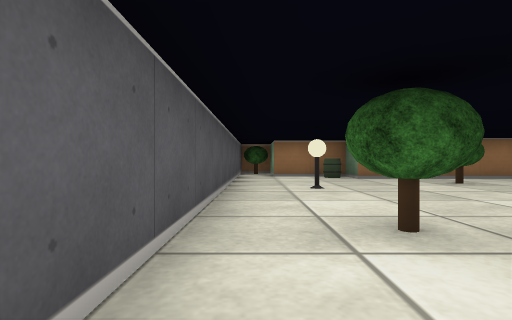
[1] (above)

16 first-person views from a walk through a cub3D ray-caster map. The camera is about half as high as the walls, looks level and sees 80° across. The floor is counted in squares. Each view is taken from the middle of a square. On the plan, view 1 faces up. The plan holds only what a view shows up to about 9 squares ahead; the rest is blank. The place goes on beyond the plan.

[2]
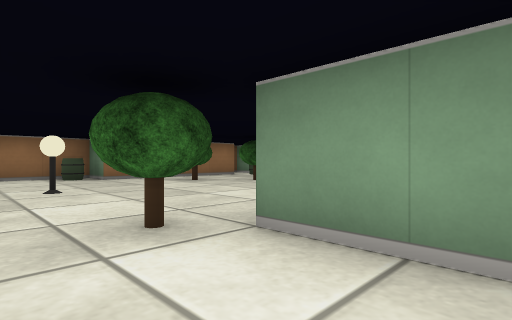

[3]
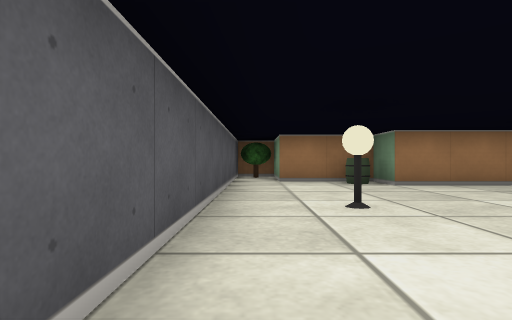

[4]
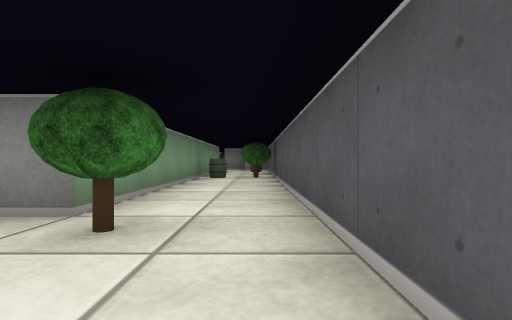

[5]
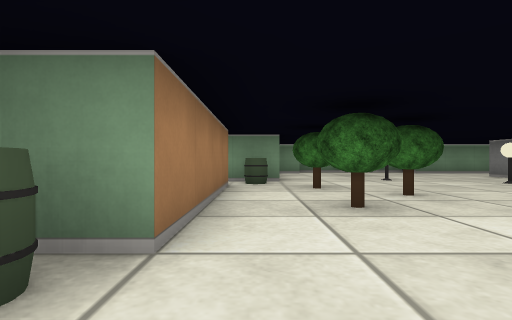

[6]
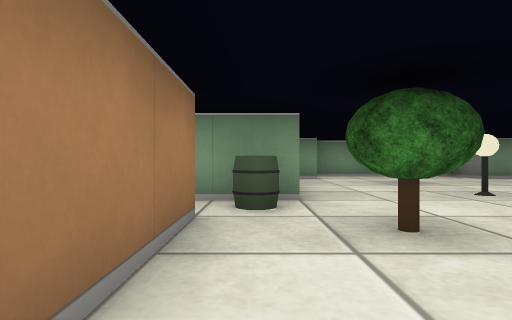

[7]
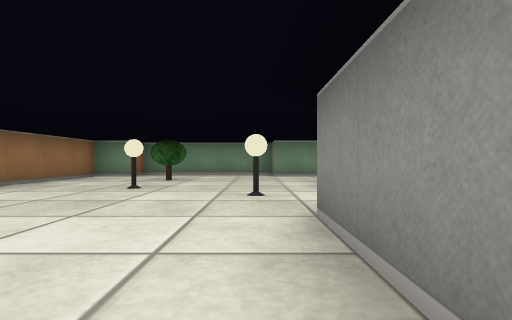

[8]
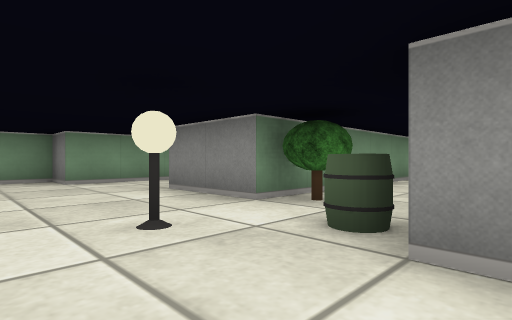

[9]
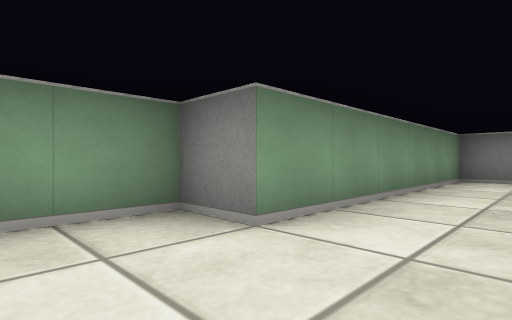

[10]
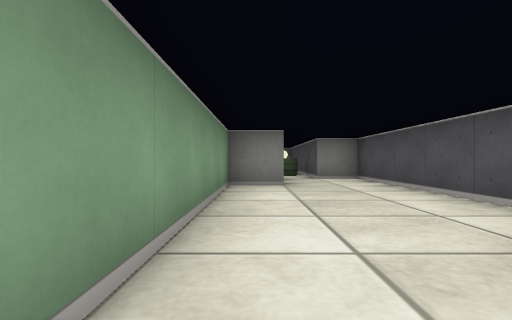

[11]
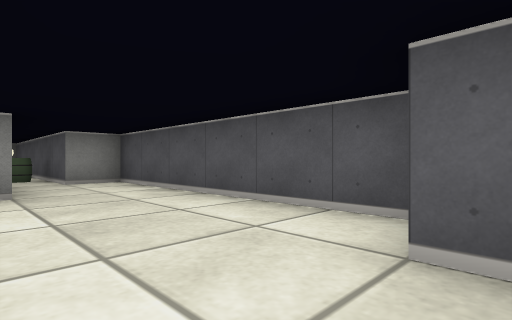

[12]
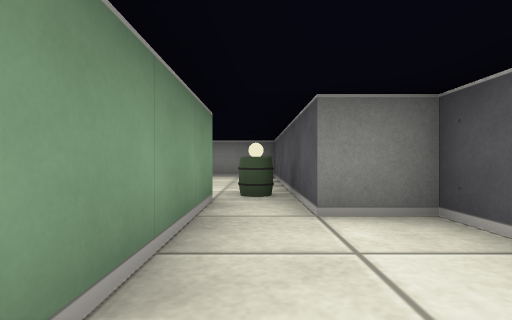

[13]
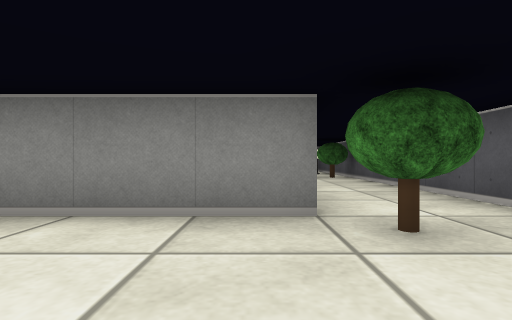

[14]
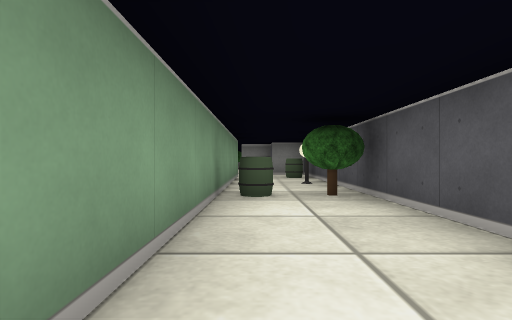

[15]
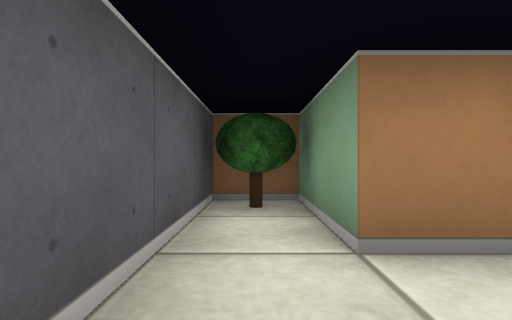

[16]
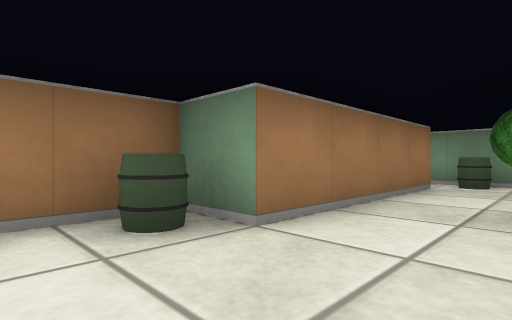

### Floor plan
Points are (right, up) in squares from view 1. A wall is a line through its corners. A room is listed if a view was taken in it or the views show most of it. See-through windows are left out.
Room 1 (views 1, 2, 3, 4, 5, 6, 7, 8, 9, 10, 11, 12, 13, 14, 15, 16)
walls: (8.5, -0.8) (8.5, -6.5) (9.5, -6.5) (9.5, -9.5); (7.5, 6.4) (7.5, 7.9); (6.5, 7.5) (2.5, 7.5) (2.5, 8.5) (0.5, 8.5) (0.5, 10.5) (-0.5, 10.5) (-0.5, -5.6); (11.5, 5.4) (11.5, 6.5) (8.2, 6.5); (7.5, -4.5) (7.5, 0.5) (9.5, 0.5); (1.5, -5.8) (1.5, 1.5) (5.5, 1.5); (10.5, -7.5) (10.5, -4.5) (11.5, -4.5) (11.5, 1.5) (12.5, 1.5) (12.5, 5.4)
objects: tree (0, -4); tree (0, 10); barrel (1, -4); tree (1, 2); lamp (1, 5); barrel (2, 8); tree (4, 6); tree (5, 5); barrel (6, 1); tree (6, 6); tree (7, 0); lamp (7, 2); barrel (7, 7); lamp (8, 4); barrel (10, -8); tree (10, 4)

Positions as (right, up) in squares from view 1, and headings:
1: (0, 0), facing up
2: (0, 0), facing up-right
3: (0, 2), facing up
4: (0, 4), facing down
5: (1, 7), facing right
6: (4, 7), facing right
7: (3, 2), facing right
8: (5, 3), facing down-right
9: (10, 3), facing down-right
10: (11, 1), facing down
11: (11, 0), facing down-left
12: (10, -4), facing down
13: (2, 4), facing down
14: (1, 0), facing down
15: (0, 7), facing up
16: (1, 6), facing up-right
